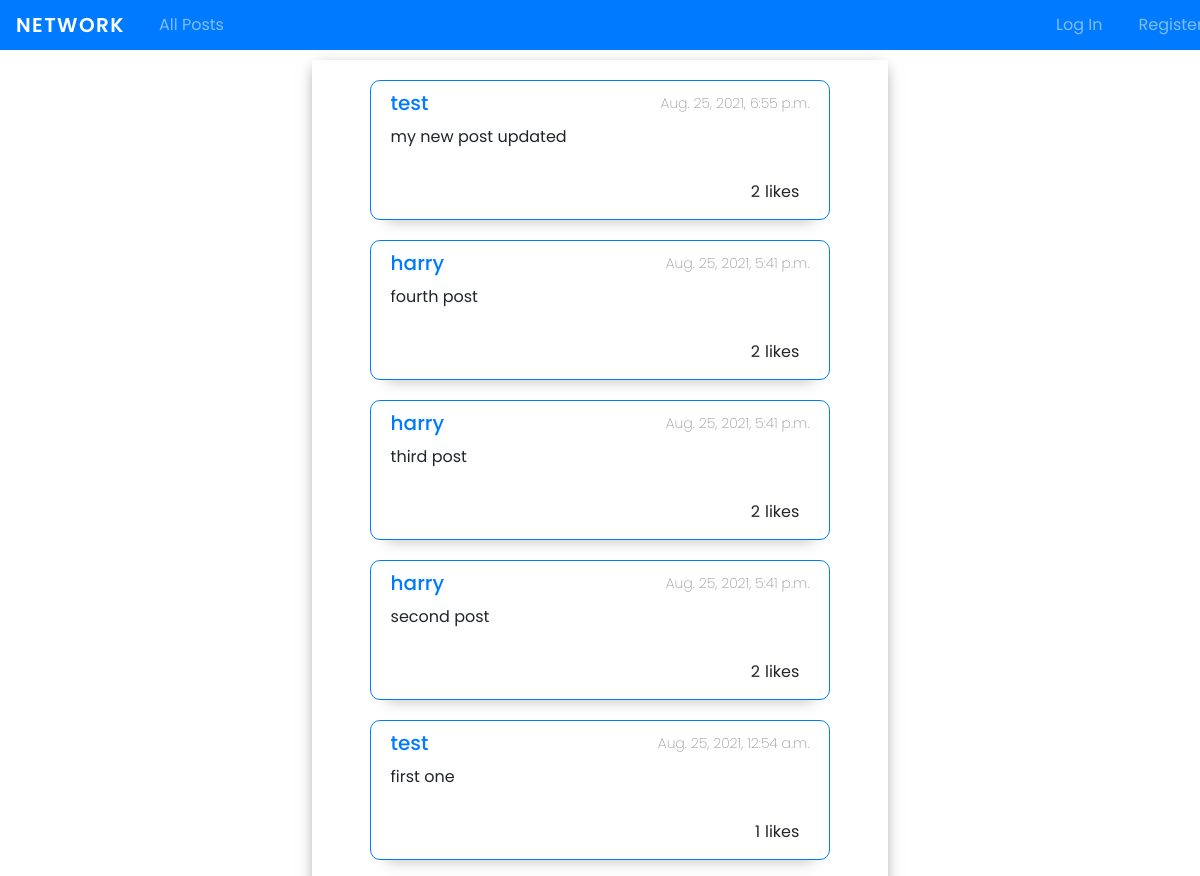
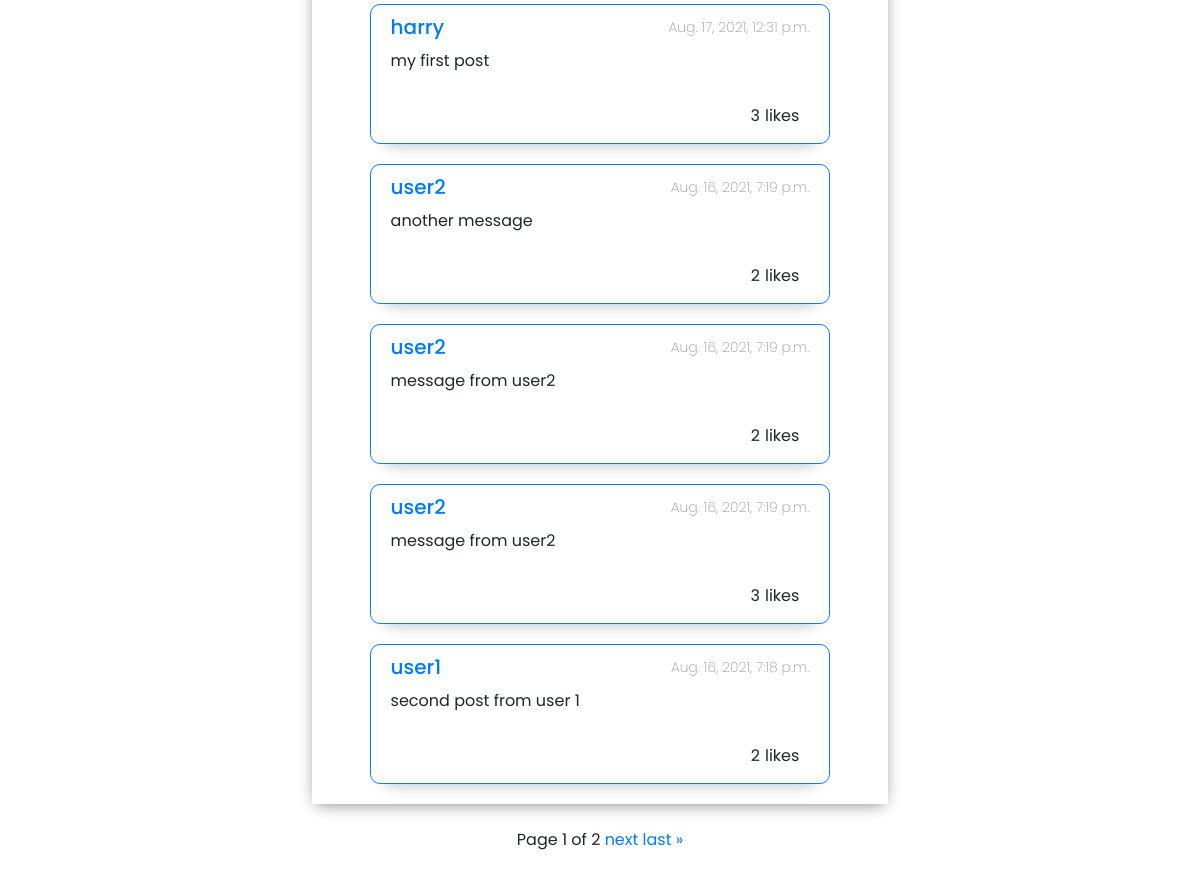
The page / on the database its author committed (2 pictures, top to bottom).
### network/models.py (models this page shows, shortened)
class Post(models.Model):
    user = models.ForeignKey("User", on_delete=models.CASCADE)
    text = models.TextField(max_length=500)
    timestamp = models.DateTimeField(auto_now_add=True)
    liked = models.ManyToManyField(User, blank=True, related_name='likes')
    def total_likes(self):
        return self.liked.all().count()

class User(AbstractUser):
    image = models.ImageField(upload_to='images',  default='images/user.png')
    following = models.ManyToManyField(
        "self", blank=True, related_name="followers", symmetrical=False
    )
    def __str__(self):
        return f"{self.username}"

### network/views.py (the view)
# urls.py: path("", views.index, name="index"),
def index(request):
    user = request.user
    posts = Post.objects.order_by('-timestamp')
    paginator = Paginator(posts, 10)
    page_number = request.GET.get('page')
    page_obj = paginator.get_page(page_number)
    return render(request, "network/index.html", {
        "posts": page_obj,
        "userInfo": user,
        "profile": user,
    })

### network/templates/network/index.html (shortened to what this page needs)
{% extends "network/layout.html" %}
{% block body %}
<div class="wrapper">
    <div class="main-section">
        {% for post in posts %}
        <div class="post-body">
            <div class="post-body-header">
                {% if user.is_authenticated %}
                <a href="{% url 'user_info' post.user.id %}">
                    <h5>{{post.user}}</h5>
                </a>
                {% else %}
                <a href="{% url 'login'  %}">
                    <h5>{{post.user}}</h5>
                </a>
                {% endif %}
                <p>{{post.timestamp}}</p>
            </div>
            <p class="post-body-text">{{post.text}}</p>
            <div class="post-buttons">
                <div class="post-likes">
                    <div class="post-body-likes like-count{{post.id}}">{{post.total_likes}}</div>
                    <div>likes</div>
                </div>
            </div>
        </div>
        {% endfor %}
    </div>
</div>
{% endblock %}

### network/static/network/styles.css (style rules this page uses)
*, *::after, *::before { margin: 0; padding: 0; box-sizing: border-box; font-family: 'Poppins', sans-serif; }
body { overflow-x: hidden; }
.wrapper { width: 80vw; min-height: calc(100vh - 60px); margin: 10px auto 0; display: flex; justify-content: center; }
.main-section { width: 60%; height: 100%; box-shadow: 0px 4px 15px -4px rgba(0,0,0,0.5); }
.post-body { width: 80%; border: 1px solid #007bff; border-radius: 10px; margin: 20px auto; -webkit-box-shadow: 0px 17px 14px -16px rgba(0,0,0,0.25); box-shadow: 0px 17px 14px -16px rgba(0,0,0,0.25); }
.post-body-header { display: flex; justify-content: space-between; align-items: center; padding: 10px 20px; }
.post-body-header > a { text-decoration: none; }
.post-body-header > a > h5 { margin-bottom: 0; }
.post-body-header > p { font-size: 14px; font-weight: 200; color: #999; margin-bottom: 0; }
.post-body-text { font-size: 16px; padding: 0 20px; width: 90%; }
.post-likes { display: flex; align-items: center; margin-right: 10px; flex: 1; font-weight: 400; }
.post-body-likes { width: 35%; margin-left: auto; margin-right: 0; padding: 5px 5px 5px 15px; text-align: right; }
.post-buttons { display: flex; padding: 10px 20px; align-items: center; justify-content: flex-end; }

### rows shown on the page
Post: user "test", timestamp "Aug. 25, 2021, 6:55 p.m.", text "my new post updated", total_likes "2"
Post: user "harry", timestamp "Aug. 25, 2021, 5:41 p.m.", text "fourth post", total_likes "2"
Post: user "harry", timestamp "Aug. 25, 2021, 5:41 p.m.", text "third post", total_likes "2"
Post: user "harry", timestamp "Aug. 25, 2021, 5:41 p.m.", text "second post", total_likes "2"
Post: user "test", timestamp "Aug. 25, 2021, 12:54 a.m.", text "first one", total_likes "1"
Post: user "harry", timestamp "Aug. 17, 2021, 12:31 p.m.", text "my first post", total_likes "3"
Post: user "user2", timestamp "Aug. 16, 2021, 7:19 p.m.", text "another message", total_likes "2"
Post: user "user2", timestamp "Aug. 16, 2021, 7:19 p.m.", text "message from user2", total_likes "2"
Post: user "user2", timestamp "Aug. 16, 2021, 7:19 p.m.", text "message from user2", total_likes "3"
Post: user "user1", timestamp "Aug. 16, 2021, 7:18 p.m.", text "second post from user 1", total_likes "2"

### other values the page prints
{{ posts.number }} "1"
{{ posts.paginator.num_pages }} "2"
